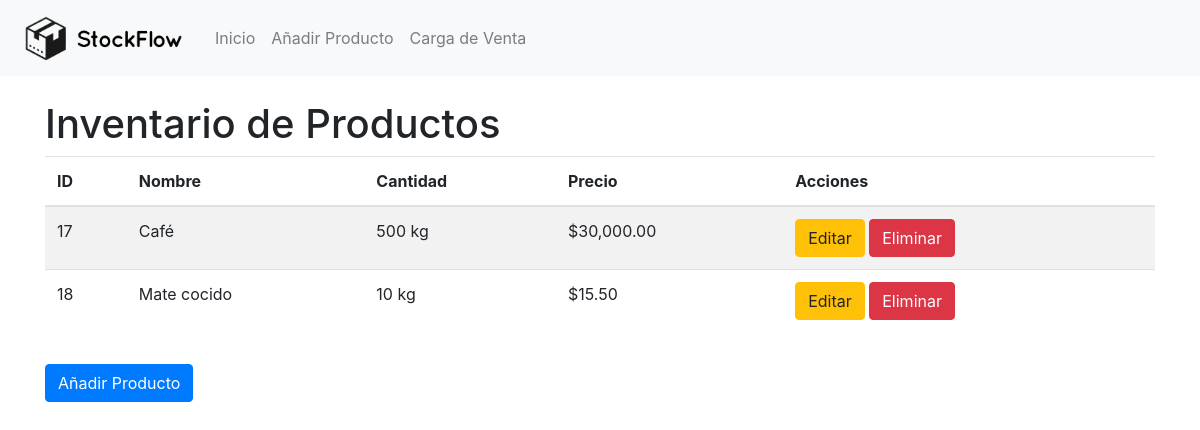
Before: / with the older database file.
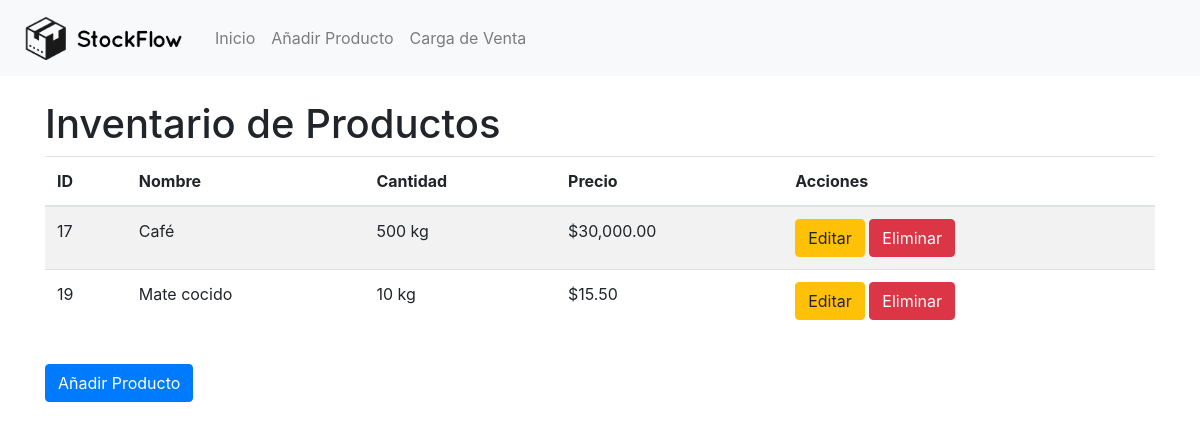
After: the same page with the newer database file.
### tables this page shows
CREATE TABLE productos (
    id INTEGER PRIMARY KEY AUTOINCREMENT,
    nombre TEXT,
    cantidad INTEGER,
    precio REAL
, unidad_medida TEXT DEFAULT 'unidad');

### app.py (the view)
@app.route('/')
def index():
    productos = get_productos()
    return render_template('index.html', productos=productos)

### app.py (called while the page is built)
def get_db():
    if 'db' not in g:
        g.db = sqlite3.connect('inventario.db')
        g.db.row_factory = sqlite3.Row
    return g.db

def get_productos():
    db = get_db()
    c = db.cursor()
    c.execute("SELECT * FROM productos")
    rows = c.fetchall()
    productos = [dict(row) for row in rows]
    return productos

### templates/index.html (shortened to what this page needs)
{% extends "base.html" %}
{% block content %}
    <h1>Inventario de Productos</h1>
    <table class="table table-striped">
        <thead>
            <tr>
                <th>ID</th>
                <th>Nombre</th>
                <th>Cantidad</th>
                <th>Precio</th>
                <th>Acciones</th>
            </tr>
        </thead>
        <tbody>
            {% for producto in productos %}
            <tr>
                <td>{{ producto['id'] }}</td>
                <td>{{ producto['nombre'] }}</td>
                <td>{{ "{:,}".format(producto['cantidad']) }} {{ 'unidades' if producto['unidad_medida'] == 'unidad' else producto['unidad_medida'] }}</td>
                <td>${{ "{:,.2f}".format(producto['precio']) }}</td>
                <td>
                    <a href="{{ url_for('edit_product', id=producto['id']) }}" class="btn btn-warning">Editar</a>
                    <form action="{{ url_for('delete_product', id=producto['id']) }}" method="post" style="display:inline;">
                        <button type="submit" class="btn btn-danger">Eliminar</button>
                    </form>
                </td>
            </tr>
            {% endfor %}
        </tbody>
    </table>
    <a href="{{ url_for('add_product') }}" class="btn btn-primary mt-3">Añadir Producto</a>
{% endblock %}

### templates/base.html (shortened to what this page needs)
<!DOCTYPE html>
<html lang="en">
<head>
    <link rel="stylesheet" href="https://maxcdn.bootstrapcdn.com/bootstrap/4.0.0/css/bootstrap.min.css">
</head>
<body>
    <nav class="navbar navbar-expand-lg navbar-light bg-light">
        <a class="navbar-brand" href="{{ url_for('index') }}">
            <img src="{{ url_for('static', filename='images/logo.png') }}" width="175" height="50" alt="">
        </a>
        <div class="collapse navbar-collapse" id="navbarNav">
            <ul class="navbar-nav">
                <li class="nav-item">
                    <a class="nav-link" href="{{ url_for('index') }}">Inicio</a>
                </li>
                <li class="nav-item">
                    <a class="nav-link" href="{{ url_for('add_product') }}">Añadir Producto</a>
                </li>
                <li class="nav-item">
                    <a class="nav-link" href="{{ url_for('carga_venta') }}">Carga de Venta</a>
                </li>
            </ul>
        </div>
    </nav>
    <div class="container mt-4">
        {% block content %}{% endblock %}
    </div>
</body>
</html>

Changed rows visible on the page:
removed productos: id "18", nombre "Mate cocido", cantidad "10", unidad_medida "kg", precio "15.50"
added productos: id "19", nombre "Mate cocido", cantidad "10", unidad_medida "kg", precio "15.50"
